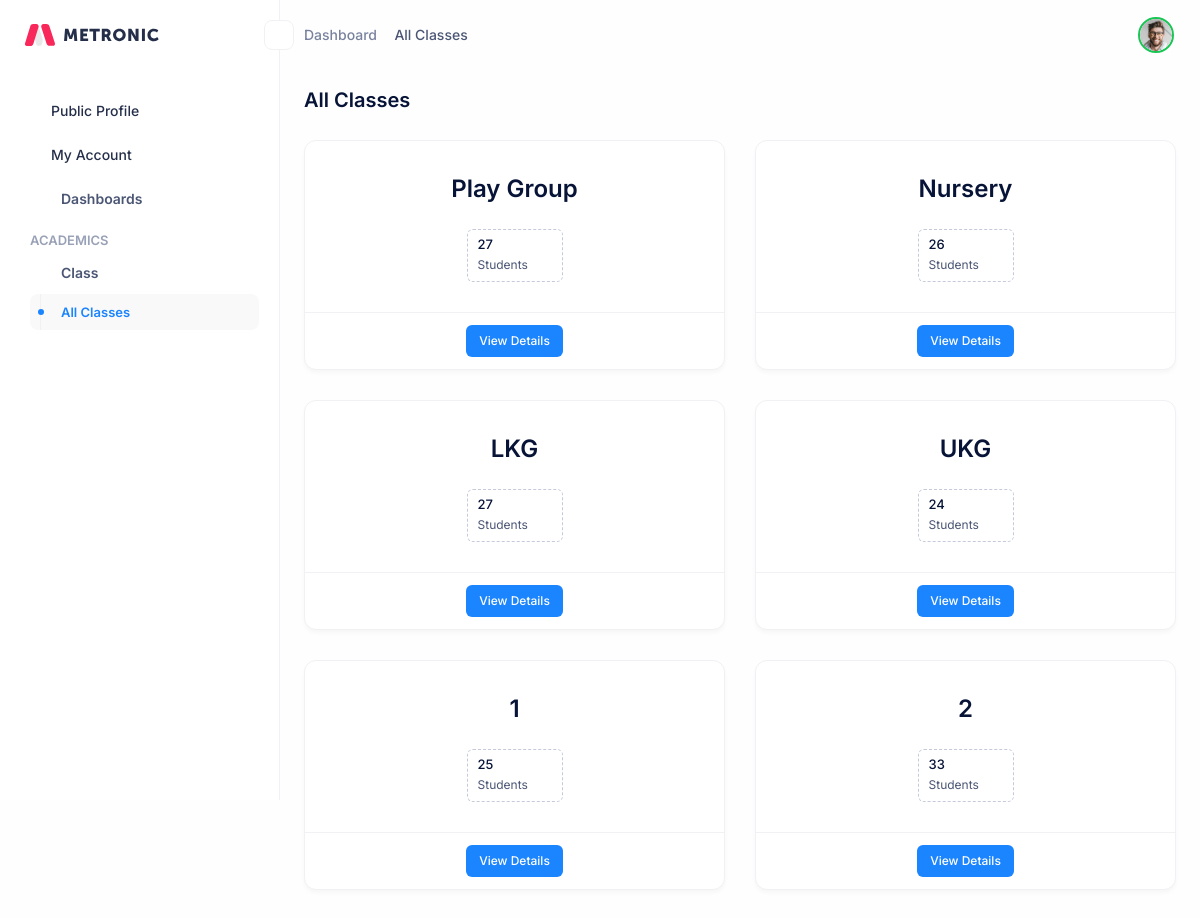
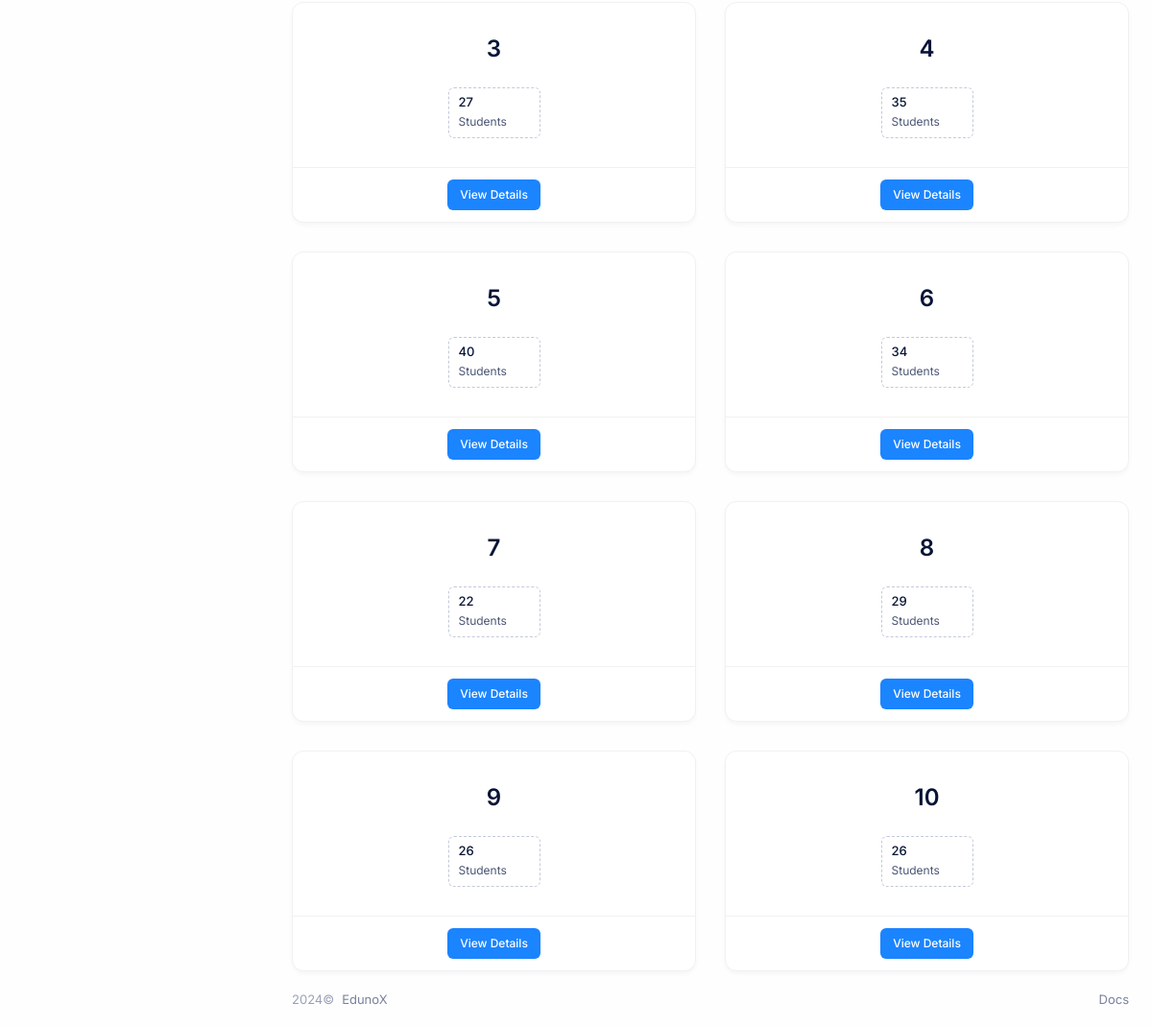
/classes/, run on the app's committed database (2 pictures, top to bottom).
### academics/models.py (models this page shows, shortened)
class Grade(models.Model):
    name = models.CharField(max_length=50, unique=True)
    def total_student(self):
        students = StudentProfile.objects.filter(grade=self)
        return students.count()

### academics/views.py (the view)
# urls.py: path('classes/', ClassListView.as_view(), name='class_list'),
class ClassListView(TemplateView):
    template_name = 'academics/class_list.html'
    def get_context_data(self, **kwargs):
        context = super().get_context_data(**kwargs)
        grades = Grade.objects.all()
        context['grades'] = grades
        return context

### templates/academics/class_list.html (shortened to what this page needs)
{% extends 'base_site.html' %}
{% block breadcrumb %}
    <div class="flex [.header_&amp;]:below-lg:hidden items-center gap-1.25 text-xs lg:text-sm font-medium mb-2.5 lg:mb-0" data-reparent="true" data-reparent-mode="prepend|lg:prepend" data-reparent-target="#content_container|lg:#header_container">
        <span class="text-gray-600">Dashboard</span>
        <i class="ki-filled ki-right text-gray-500 text-3xs"></i>
        <span class="text-gray-700">All Classes</span>
    </div>
{% endblock breadcrumb %}
{% block content %}
    <div class="container-fixed">
        <div class="flex flex-wrap items-center lg:items-end justify-between gap-5 pb-7.5">
            <div class="flex flex-col justify-center gap-2">
                <h1 class="text-xl font-semibold leading-none text-gray-900">All Classes</h1>
            </div>
        </div>
    </div>
    <div class="container-fixed">
        <div class="flex flex-col items-stretch gap-5 lg:gap-7.5">
            <div class="flex flex-col gap-5 lg:gap-7.5" id="team_crew_card">
                <div class="grid grid-cols-1 lg:grid-cols-2 gap-5 lg:gap-7.5">
                    {% for grade in grades %}
                        <div class="card">
                            <div class="card-body lg:pt-9 lg:pb-7.5">
                                <h2 class="text-2xl font-semibold leading-none text-gray-900 text-center mb-7">{{ grade.name }}</h2>
                                <div class="flex items-center justify-center flex-wrap gap-2 lg:gap-5">
                                    <div class="grid grid-cols-1 gap-1.5 border-[0.5px] border-dashed border-gray-400 rounded-md px-2.5 py-2 shrink-0 min-w-24 max-w-auto">
                                        <span class="text-gray-900 text-2sm leading-none font-medium">{{ grade.total_student }}</span>
                                        <span class="text-gray-700 text-xs">Students</span>
                                    </div>
                                </div>
                            </div>
                            <div class="card-footer justify-center">
                                <a href="{% url 'class_details' grade.pk %}" class="btn btn-primary btn-sm">View Details</a>
                            </div>
                        </div>
                    {% endfor %}
                </div>
            </div>
        </div>
    </div>
{% endblock content %}

### data on the page
Grade: name "Play Group", total_student "27"
Grade: name "Nursery", total_student "26"
Grade: name "LKG", total_student "27"
Grade: name "UKG", total_student "24"
Grade: name "1", total_student "25"
Grade: name "2", total_student "33"
Grade: name "3", total_student "27"
Grade: name "4", total_student "35"
Grade: name "5", total_student "40"
Grade: name "6", total_student "34"
Grade: name "7", total_student "22"
Grade: name "8", total_student "29"
Grade: name "9", total_student "26"
Grade: name "10", total_student "26"
